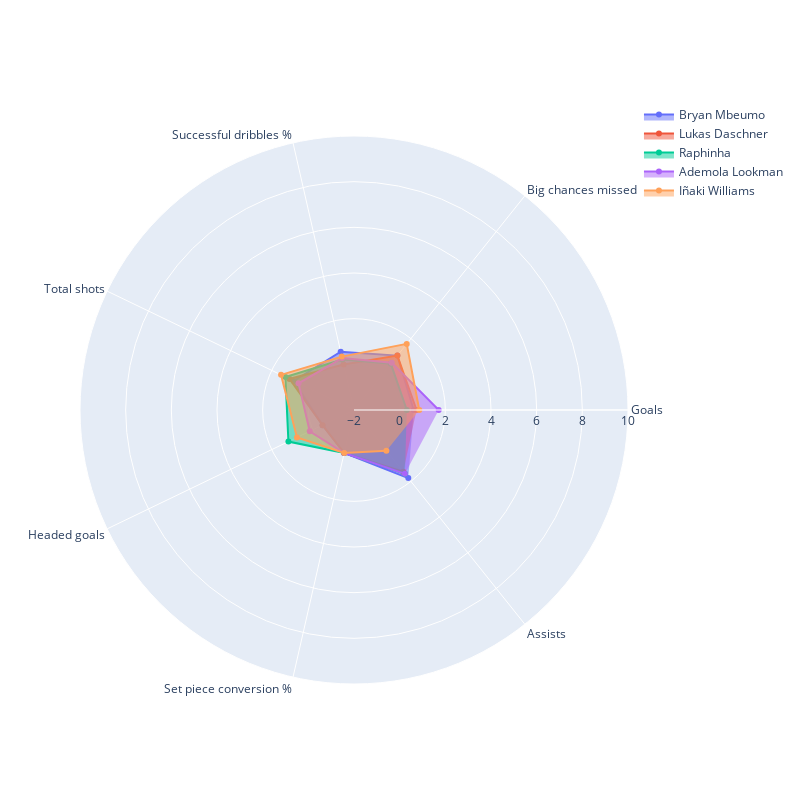

The notebook cell saved with this chart:
### Code cell
buscar_jugadores_similares('Rafael Leão', caracteristicas_grafico)

### Figure 1 — Plotly figure (JSON) as saved in the notebook; plotly's stock layout.template omitted (floating-point values rounded to 4 significant figures)
{"data": [{"fill": "toself", "name": "Bryan Mbeumo", "r": [0.6164, 1.047, 0.6201, 0.9334, -0.471, -0.0685, 1.814], "theta": ["Goals", "Big chances missed", "Successful dribbles %", "Total shots", "Headed goals", "Set piece conversion %", "Assists"], "type": "scatterpolar"}, {"fill": "toself", "name": "Lukas Daschner", "r": [0.7378, 1.047, 0.04658, 1.133, -0.471, -0.0685, 1.459], "theta": ["Goals", "Big chances missed", "Successful dribbles %", "Total shots", "Headed goals", "Set piece conversion %", "Assists"], "type": "scatterpolar"}, {"fill": "toself", "name": "Raphinha", "r": [0.3129, 0.5882, 0.2716, 1.334, 1.188, -0.0685, 1.578], "theta": ["Goals", "Big chances missed", "Successful dribbles %", "Total shots", "Headed goals", "Set piece conversion %", "Assists"], "type": "scatterpolar"}, {"fill": "toself", "name": "Ademola Lookman", "r": [1.709, 0.6538, 0.3332, 0.6959, 0.1512, -0.0685, 1.578], "theta": ["Goals", "Big chances missed", "Successful dribbles %", "Total shots", "Headed goals", "Set piece conversion %", "Assists"], "type": "scatterpolar"}, {"fill": "toself", "name": "Iñaki Williams", "r": [0.8592, 1.703, 0.398, 1.546, 0.7733, -0.0685, 0.276], "theta": ["Goals", "Big chances missed", "Successful dribbles %", "Total shots", "Headed goals", "Set piece conversion %", "Assists"], "type": "scatterpolar"}], "layout": {"autosize": false, "height": 800, "polar": {"radialaxis": {"range": [-2, 10], "visible": true}}, "showlegend": true, "width": 800}}
